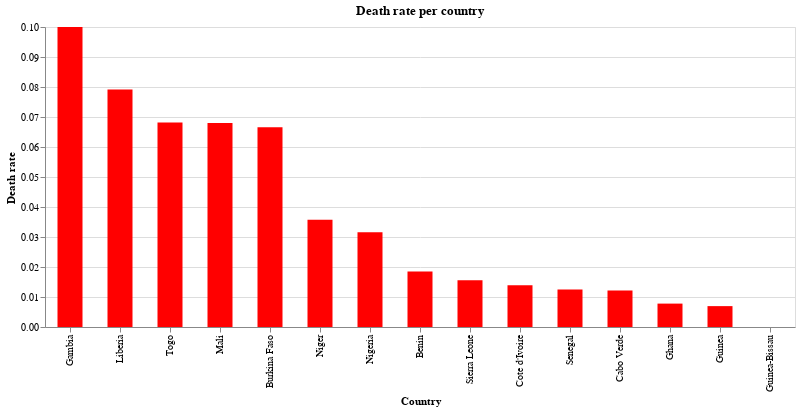

Notebook code cell kept with this figure:
### Markdown cell above
### Death rate per Country

### Code cell
source = covid_ana_sort

alt.Chart(source).mark_bar(size = 25).encode(x = alt.X('Country', sort='-y'), y = 'Death rate', color = alt.value('red'),).properties(width = alt.Step(50), height = 300, title = 'Death rate per country').interactive()

### Figure 1 — Vega-Lite specification as saved in the notebook (floating-point values rounded to 4 significant figures)
{"config": {"view": {"continuousWidth": 400, "continuousHeight": 300}}, "data": {"name": "data-77cecb57663456861306e688b1c008ce"}, "mark": {"type": "bar", "size": 25}, "encoding": {"color": {"value": "red"}, "x": {"type": "nominal", "field": "Country", "sort": "-y"}, "y": {"type": "quantitative", "field": "Death rate"}}, "height": 300, "selection": {"selector003": {"type": "interval", "bind": "scales", "encodings": ["x", "y"]}}, "title": "Death rate per country", "width": {"step": 50}, "$schema": "https://vega.github.io/schema/vega-lite/v4.0.2.json", "datasets": {"data-77cecb57663456861306e688b1c008ce": [{"Country": "Ghana", "Lat": 7.947, "Long": -1.023, "Date": "2020-04-23T00:00:00", "Confirmed_cases": 1154, "Dead": 9, "Recovered": 99, "ill people": 1055, "Death rate": 0.007799, "Recovered rate": 0.08579}, {"Country": "Cote d'Ivoire", "Lat": 7.54, "Long": -5.547, "Date": "2020-04-23T00:00:00", "Confirmed_cases": 1004, "Dead": 14, "Recovered": 359, "ill people": 645, "Death rate": 0.01394, "Recovered rate": 0.3576}, {"Country": "Nigeria", "Lat": 9.082, "Long": 8.675, "Date": "2020-04-23T00:00:00", "Confirmed_cases": 981, "Dead": 31, "Recovered": 197, "ill people": 784, "Death rate": 0.0316, "Recovered rate": 0.2008}, {"Country": "Guinea", "Lat": 9.946, "Long": -9.697, "Date": "2020-04-23T00:00:00", "Confirmed_cases": 862, "Dead": 6, "Recovered": 170, "ill people": 692, "Death rate": 0.006961, "Recovered rate": 0.1972}, {"Country": "Niger", "Lat": 17.61, "Long": 8.082, "Date": "2020-04-23T00:00:00", "Confirmed_cases": 671, "Dead": 24, "Recovered": 256, "ill people": 415, "Death rate": 0.03577, "Recovered rate": 0.3815}, {"Country": "Burkina Faso", "Lat": 12.24, "Long": -1.562, "Date": "2020-04-23T00:00:00", "Confirmed_cases": 616, "Dead": 41, "Recovered": 410, "ill people": 206, "Death rate": 0.06656, "Recovered rate": 0.6656}, {"Country": "Senegal", "Lat": 14.5, "Long": -14.45, "Date": "2020-04-23T00:00:00", "Confirmed_cases": 479, "Dead": 6, "Recovered": 257, "ill people": 222, "Death rate": 0.01253, "Recovered rate": 0.5365}, {"Country": "Mali", "Lat": 17.57, "Long": -3.996, "Date": "2020-04-23T00:00:00", "Confirmed_cases": 309, "Dead": 21, "Recovered": 77, "ill people": 232, "Death rate": 0.06796, "Recovered rate": 0.2492}, {"Country": "Liberia", "Lat": 6.428, "Long": -9.43, "Date": "2020-04-23T00:00:00", "Confirmed_cases": 101, "Dead": 8, "Recovered": 20, "ill people": 81, "Death rate": 0.07921, "Recovered rate": 0.198}, {"Country": "Togo", "Lat": 8.62, "Long": 0.8248, "Date": "2020-04-23T00:00:00", "Confirmed_cases": 88, "Dead": 6, "Recovered": 59, "ill people": 29, "Death rate": 0.06818, "Recovered rate": 0.6705}, {"Country": "Cabo Verde", "Lat": 16.54, "Long": -23.04, "Date": "2020-04-23T00:00:00", "Confirmed_cases": 82, "Dead": 1, "Recovered": 1, "ill people": 81, "Death rate": 0.0122, "Recovered rate": 0.0122}, {"Country": "Sierra Leone", "Lat": 8.461, "Long": -11.78, "Date": "2020-04-23T00:00:00", "Confirmed_cases": 64, "Dead": 1, "Recovered": 10, "ill people": 54, "Death rate": 0.01562, "Recovered rate": 0.1562}, {"Country": "Benin", "Lat": 9.308, "Long": 2.316, "Date": "2020-04-23T00:00:00", "Confirmed_cases": 54, "Dead": 1, "Recovered": 27, "ill people": 27, "Death rate": 0.01852, "Recovered rate": 0.5}, {"Country": "Guinea-Bissau", "Lat": 11.8, "Long": -15.18, "Date": "2020-04-23T00:00:00", "Confirmed_cases": 50, "Dead": 0, "Recovered": 3, "ill people": 47, "Death rate": 0.0, "Recovered rate": 0.06}, {"Country": "Gambia", "Lat": 13.44, "Long": -15.31, "Date": "2020-04-23T00:00:00", "Confirmed_cases": 10, "Dead": 1, "Recovered": 2, "ill people": 8, "Death rate": 0.1, "Recovered rate": 0.2}]}}
